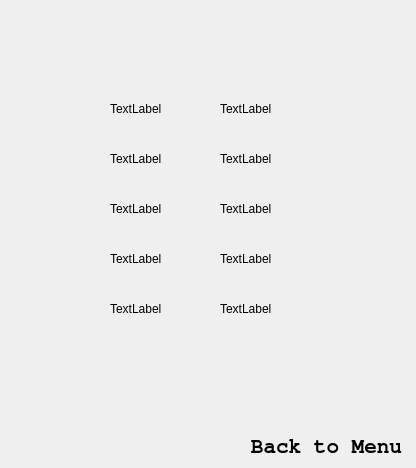
<?xml version="1.0" encoding="UTF-8"?>
<ui version="4.0">
 <class>HighScoreWindow</class>
 <widget class="QWidget" name="HighScoreWindow">
  <property name="geometry">
   <rect>
    <x>0</x>
    <y>0</y>
    <width>416</width>
    <height>468</height>
   </rect>
  </property>
  <property name="windowTitle">
   <string>High Score</string>
  </property>
  <property name="autoFillBackground">
   <bool>true</bool>
  </property>
  <property name="styleSheet">
   <string notr="true"/>
  </property>
  <widget class="QWidget" name="widget" native="true">
   <property name="geometry">
    <rect>
     <x>0</x>
     <y>0</y>
     <width>421</width>
     <height>471</height>
    </rect>
   </property>
   <property name="autoFillBackground">
    <bool>false</bool>
   </property>
   <property name="styleSheet">
    <string notr="true">background-image:url(:/images/Main_Menu.jpg);
background-position: bottom right;</string>
   </property>
   <widget class="QPushButton" name="btnBackToMainMenu">
    <property name="geometry">
     <rect>
      <x>240</x>
      <y>430</y>
      <width>173</width>
      <height>33</height>
     </rect>
    </property>
    <property name="font">
     <font>
      <family>FreeMono</family>
      <pointsize>16</pointsize>
      <weight>75</weight>
      <bold>true</bold>
     </font>
    </property>
    <property name="styleSheet">
     <string notr="true">background-image: url(:/images/transparent.png);</string>
    </property>
    <property name="text">
     <string>Back to Menu</string>
    </property>
    <property name="flat">
     <bool>true</bool>
    </property>
   </widget>
   <widget class="QLabel" name="lblUsername2">
    <property name="geometry">
     <rect>
      <x>110</x>
      <y>150</y>
      <width>66</width>
      <height>17</height>
     </rect>
    </property>
    <property name="text">
     <string>TextLabel</string>
    </property>
   </widget>
   <widget class="QLabel" name="lblUsername3">
    <property name="geometry">
     <rect>
      <x>110</x>
      <y>200</y>
      <width>66</width>
      <height>17</height>
     </rect>
    </property>
    <property name="text">
     <string>TextLabel</string>
    </property>
   </widget>
   <widget class="QLabel" name="lblUsername4">
    <property name="geometry">
     <rect>
      <x>110</x>
      <y>250</y>
      <width>66</width>
      <height>17</height>
     </rect>
    </property>
    <property name="text">
     <string>TextLabel</string>
    </property>
   </widget>
   <widget class="QLabel" name="lblUsername5">
    <property name="geometry">
     <rect>
      <x>110</x>
      <y>300</y>
      <width>66</width>
      <height>17</height>
     </rect>
    </property>
    <property name="text">
     <string>TextLabel</string>
    </property>
   </widget>
   <widget class="QLabel" name="lblUsername1">
    <property name="geometry">
     <rect>
      <x>110</x>
      <y>100</y>
      <width>66</width>
      <height>17</height>
     </rect>
    </property>
    <property name="text">
     <string>TextLabel</string>
    </property>
   </widget>
   <widget class="QLabel" name="lblScore1">
    <property name="geometry">
     <rect>
      <x>220</x>
      <y>100</y>
      <width>66</width>
      <height>17</height>
     </rect>
    </property>
    <property name="text">
     <string>TextLabel</string>
    </property>
   </widget>
   <widget class="QLabel" name="lblScore2">
    <property name="geometry">
     <rect>
      <x>220</x>
      <y>150</y>
      <width>66</width>
      <height>17</height>
     </rect>
    </property>
    <property name="text">
     <string>TextLabel</string>
    </property>
   </widget>
   <widget class="QLabel" name="lblScore3">
    <property name="geometry">
     <rect>
      <x>220</x>
      <y>200</y>
      <width>66</width>
      <height>17</height>
     </rect>
    </property>
    <property name="text">
     <string>TextLabel</string>
    </property>
   </widget>
   <widget class="QLabel" name="lblScore4">
    <property name="geometry">
     <rect>
      <x>220</x>
      <y>250</y>
      <width>66</width>
      <height>17</height>
     </rect>
    </property>
    <property name="text">
     <string>TextLabel</string>
    </property>
   </widget>
   <widget class="QLabel" name="lblScore5">
    <property name="geometry">
     <rect>
      <x>220</x>
      <y>300</y>
      <width>66</width>
      <height>17</height>
     </rect>
    </property>
    <property name="text">
     <string>TextLabel</string>
    </property>
   </widget>
  </widget>
 </widget>
 <resources/>
 <connections/>
</ui>
